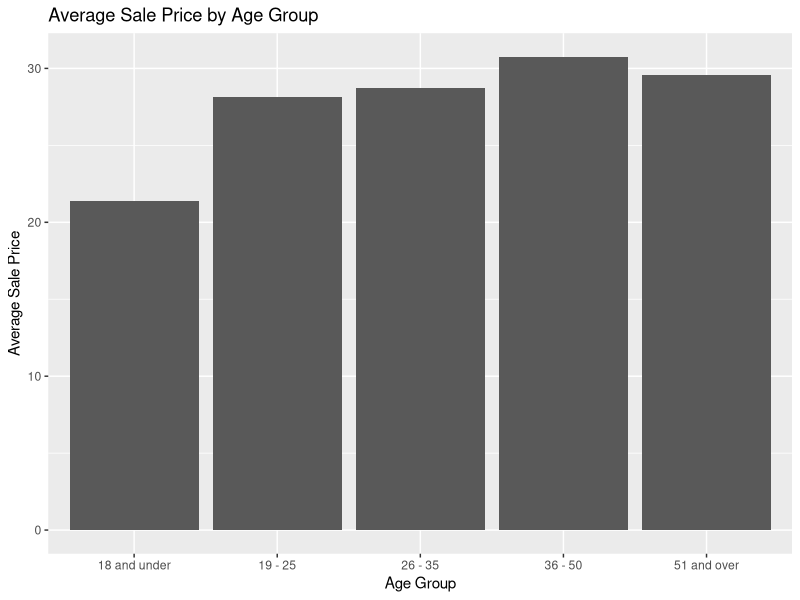
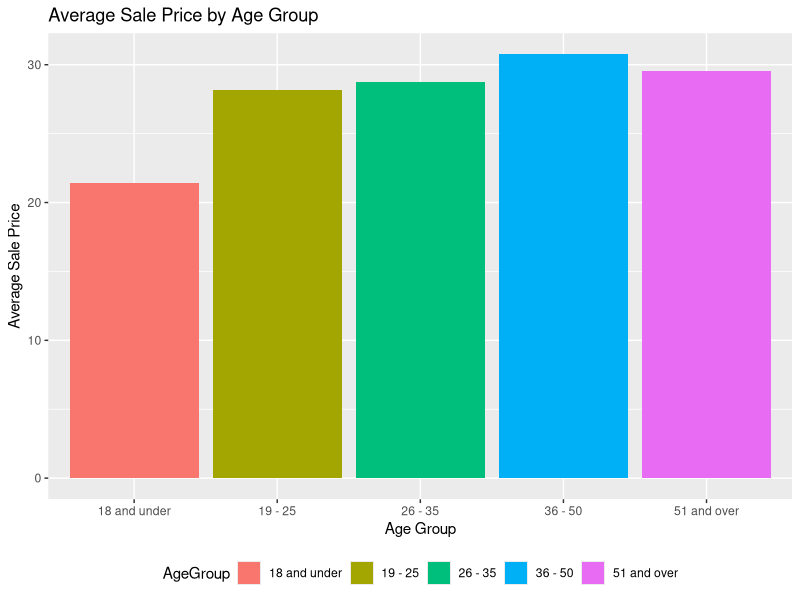

These figures' R source, in order:
## ---- chunk 1
library(tidyverse)
lego_sales <- read_csv("lego_sales.csv")
## ---- chunk 2
lego_sales %>%
  count(first_name, sort = TRUE)
## ---- chunk 3
lego_sales %>%
  count(theme, sort = TRUE)
## ---- chunk 4
lego_sales %>%
  count(theme, subtheme, sort=TRUE)
## ---- chunk 5
age_group <- lego_sales %>%
  mutate(AgeGroup = case_when(
    age < 19 ~ "18 and under",
    between(age, 19, 25) ~ "19 - 25",
    between(age, 26, 35) ~ "26 - 35",
    between(age, 36, 50) ~ "36 - 50",
    age > 50 ~ "51 and over"
  ))

age_group

## ---- chunk 6
InAgeGroup <- age_group %>%
  count(AgeGroup) %>%
  mutate(prob = n/sum(n)) %>%
  filter(AgeGroup == '19 - 25')

InAgeGroup
## ---- chunk 7
DuploTheme <- age_group %>%
  filter(AgeGroup == '19 - 25') %>%
  count(theme) %>%
  mutate(prob = n/sum(n)) %>%
  filter(theme == 'Duplo')

DuploTheme

df <- data.frame(InAgeGroup, DuploTheme)
df
## ---- chunk 8
DuploTheme2 <- age_group %>%
  filter(theme == 'Duplo') %>%
  count(AgeGroup) %>%
  mutate(prob = n/sum(n)) %>%
  filter(AgeGroup == '19 - 25')

DuploTheme2
## ---- chunk 9
MostLego <- age_group %>%
  group_by(AgeGroup) %>%
  summarise(quantity = sum(quantity))

MostLego
## ---- chunk 10
MostMoney <- age_group %>%
  group_by(AgeGroup) %>%
  summarise(us_price = sum(us_price))

MostMoney
## ---- chunk 11
AverageSale <- age_group %>%
  group_by(AgeGroup) %>%
  summarise(us_price = mean(us_price))

AverageSale

ggplot(AverageSale, aes(x=AgeGroup, y=us_price)) + geom_col() +labs(x = "Age Group", y = "Average Sale Price", title= "Average Sale Price by Age Group")

## ---- chunk 12
AverageSale <- age_group %>%
  group_by(AgeGroup) %>%
  summarise(us_price = mean(us_price))

AverageSale

ggplot(AverageSale, aes(x=AgeGroup, y=us_price, fill=AgeGroup)) + 
  geom_col() +
  labs(x = "Age Group", y = "Average Sale Price", title= "Average Sale Price by Age Group") +
  theme_grey() +
  theme(legend.position = "bottom")
 

